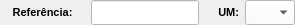
              <widget class="QWidget" name="widget_37" native="true">
               <property name="minimumSize">
                <size>
                 <width>0</width>
                 <height>25</height>
                </size>
               </property>
               <property name="maximumSize">
                <size>
                 <width>16777215</width>
                 <height>25</height>
                </size>
               </property>
               <property name="styleSheet">
                <string notr="true"/>
               </property>
               <layout class="QHBoxLayout" name="horizontalLayout_30">
                <property name="spacing">
                 <number>6</number>
                </property>
                <property name="leftMargin">
                 <number>0</number>
                </property>
                <property name="topMargin">
                 <number>0</number>
                </property>
                <property name="rightMargin">
                 <number>0</number>
                </property>
                <property name="bottomMargin">
                 <number>0</number>
                </property>
                <item>
                 <widget class="QLabel" name="label_59">
                  <property name="minimumSize">
                   <size>
                    <width>85</width>
                    <height>0</height>
                   </size>
                  </property>
                  <property name="maximumSize">
                   <size>
                    <width>85</width>
                    <height>16777215</height>
                   </size>
                  </property>
                  <property name="font">
                   <font>
                    <pointsize>8</pointsize>
                    <weight>75</weight>
                    <bold>true</bold>
                   </font>
                  </property>
                  <property name="text">
                   <string>Referência:</string>
                  </property>
                  <property name="alignment">
                   <set>Qt::AlignCenter</set>
                  </property>
                 </widget>
                </item>
                <item>
                 <widget class="QLineEdit" name="line_Referencia">
                  <property name="sizePolicy">
                   <sizepolicy hsizetype="Preferred" vsizetype="Preferred">
                    <horstretch>0</horstretch>
                    <verstretch>0</verstretch>
                   </sizepolicy>
                  </property>
                  <property name="minimumSize">
                   <size>
                    <width>0</width>
                    <height>0</height>
                   </size>
                  </property>
                  <property name="maximumSize">
                   <size>
                    <width>160</width>
                    <height>16777215</height>
                   </size>
                  </property>
                  <property name="font">
                   <font>
                    <pointsize>8</pointsize>
                   </font>
                  </property>
                  <property name="cursor">
                   <cursorShape>IBeamCursor</cursorShape>
                  </property>
                  <property name="styleSheet">
                   <string notr="true">background-color: rgb(255, 255, 255);</string>
                  </property>
                  <property name="inputMask">
                   <string/>
                  </property>
                  <property name="text">
                   <string/>
                  </property>
                  <property name="maxLength">
                   <number>20</number>
                  </property>
                  <property name="frame">
                   <bool>true</bool>
                  </property>
                  <property name="echoMode">
                   <enum>QLineEdit::Normal</enum>
                  </property>
                  <property name="alignment">
                   <set>Qt::AlignLeading|Qt::AlignLeft|Qt::AlignVCenter</set>
                  </property>
                 </widget>
                </item>
                <item>
                 <widget class="QLabel" name="label_16">
                  <property name="text">
                   <string/>
                  </property>
                 </widget>
                </item>
                <item>
                 <widget class="QLabel" name="label_26">
                  <property name="maximumSize">
                   <size>
                    <width>25</width>
                    <height>16777215</height>
                   </size>
                  </property>
                  <property name="font">
                   <font>
                    <pointsize>8</pointsize>
                    <weight>75</weight>
                    <bold>true</bold>
                   </font>
                  </property>
                  <property name="text">
                   <string>UM:</string>
                  </property>
                  <property name="alignment">
                   <set>Qt::AlignRight|Qt::AlignTrailing|Qt::AlignVCenter</set>
                  </property>
                 </widget>
                </item>
                <item>
                 <widget class="QComboBox" name="combo_UM">
                  <property name="sizePolicy">
                   <sizepolicy hsizetype="Preferred" vsizetype="Preferred">
                    <horstretch>0</horstretch>
                    <verstretch>0</verstretch>
                   </sizepolicy>
                  </property>
                  <property name="minimumSize">
                   <size>
                    <width>50</width>
                    <height>0</height>
                   </size>
                  </property>
                  <property name="maximumSize">
                   <size>
                    <width>50</width>
                    <height>16777215</height>
                   </size>
                  </property>
                  <property name="font">
                   <font>
                    <pointsize>8</pointsize>
                   </font>
                  </property>
                  <property name="styleSheet">
                   <string notr="true">background-color: rgb(255, 255, 255);
text-align: center;</string>
                  </property>
                  <item>
                   <property name="text">
                    <string/>
                   </property>
                  </item>
                  <item>
                   <property name="text">
                    <string>UN</string>
                   </property>
                  </item>
                  <item>
                   <property name="text">
                    <string>MT</string>
                   </property>
                  </item>
                  <item>
                   <property name="text">
                    <string>MM</string>
                   </property>
                  </item>
                  <item>
                   <property name="text">
                    <string>LT</string>
                   </property>
                  </item>
                  <item>
                   <property name="text">
                    <string>KG</string>
                   </property>
                  </item>
                  <item>
                   <property name="text">
                    <string>CT</string>
                   </property>
                  </item>
                  <item>
                   <property name="text">
                    <string>ML</string>
                   </property>
                  </item>
                  <item>
                   <property name="text">
                    <string>M²</string>
                   </property>
                  </item>
                  <item>
                   <property name="text">
                    <string>M³</string>
                   </property>
                  </item>
                 </widget>
                </item>
               </layout>
              </widget>
